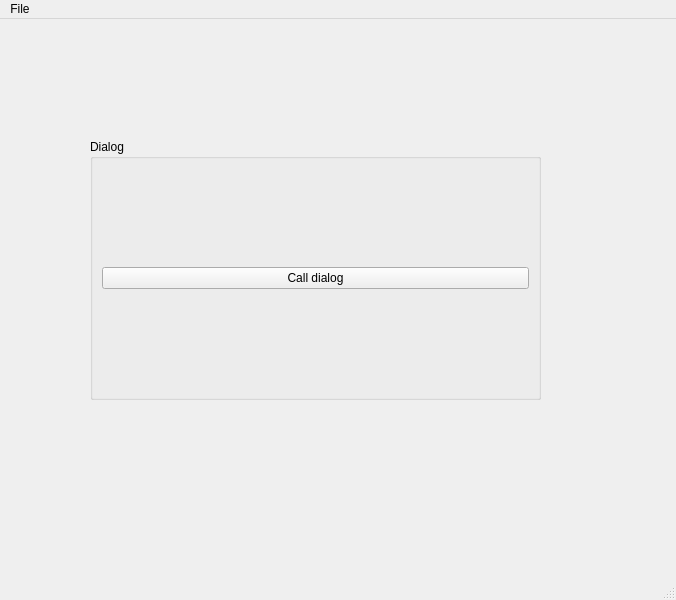
<?xml version="1.0" encoding="UTF-8"?>
<ui version="4.0">
 <class>MainWindow</class>
 <widget class="QMainWindow" name="MainWindow">
  <property name="geometry">
   <rect>
    <x>0</x>
    <y>0</y>
    <width>676</width>
    <height>600</height>
   </rect>
  </property>
  <property name="windowTitle">
   <string>MainWindow</string>
  </property>
  <widget class="QWidget" name="centralwidget">
   <widget class="QGroupBox" name="groupBox">
    <property name="geometry">
     <rect>
      <x>90</x>
      <y>120</y>
      <width>451</width>
      <height>261</height>
     </rect>
    </property>
    <property name="title">
     <string>Dialog</string>
    </property>
    <layout class="QVBoxLayout" name="verticalLayout">
     <item>
      <widget class="QPushButton" name="pushButton">
       <property name="text">
        <string>Call dialog</string>
       </property>
      </widget>
     </item>
    </layout>
   </widget>
  </widget>
  <widget class="QMenuBar" name="menubar">
   <property name="geometry">
    <rect>
     <x>0</x>
     <y>0</y>
     <width>676</width>
     <height>22</height>
    </rect>
   </property>
   <widget class="QMenu" name="menuFile">
    <property name="title">
     <string>File</string>
    </property>
   </widget>
   <addaction name="menuFile"/>
  </widget>
  <widget class="QStatusBar" name="statusbar"/>
  <action name="actionexit">
   <property name="text">
    <string>exit</string>
   </property>
  </action>
 </widget>
 <resources/>
 <connections/>
</ui>
